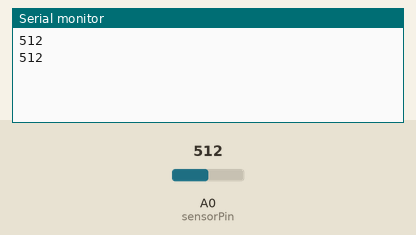
A sketch run on a simulated Arduino Uno, built with avr-gcc and run on an emulated ATmega328P. Parts: the last lines printed to the serial monitor. Inputs (shaded band) come from the test bench; at power-on: A0 (sensorPin) = 512.

Above: at 1.8 s.
1.9 s: A0 (sensorPin) set to 482
At 2.8 s:
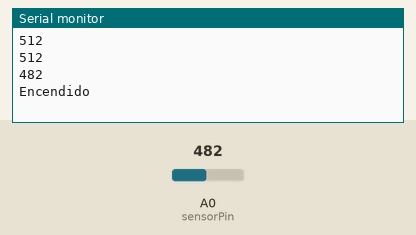
4.5 s: A0 (sensorPin) set to 510
At 5.4 s:
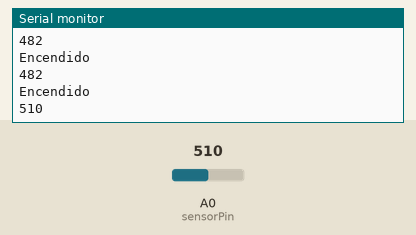
Timing chart, 0 to 7.5 s (numbered marks = the images above; inputs shaded):
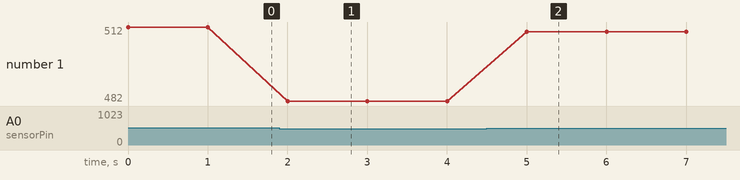

The sketch:

sketch_Sensor_Humedad.ino
```cpp
const int sensorPin = A0;

void setup() {
  Serial.begin(9600);
}

void loop() {
  int humedad = analogRead(sensorPin);
  Serial.println(humedad);

  if (humedad < 500)
  {
    Serial.println("Encendido");
  }
  delay(1000);
}
```

Measured:
- the behaviour switches between 500 and 499 on A0 (sensorPin) (found by bisection; images 0 and 1)
- after the input at 1.9 s, the serial monitor: prints a new line after 0.10 s (image 1)
- after the input at 4.5 s, the serial monitor: prints a new line after 0.50 s (image 2)
- plotted number 1: 512 → 482 after the input at 1.9 s, 482 → 510 after the input at 4.5 s
